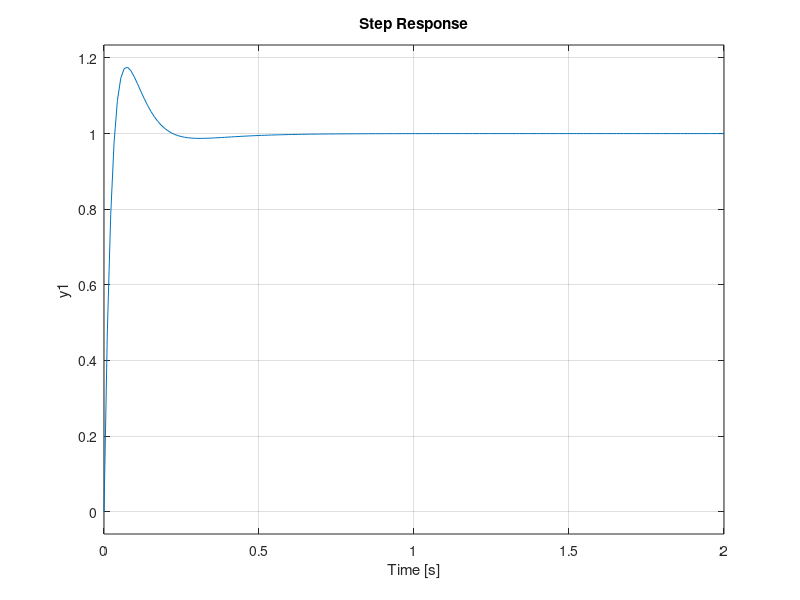
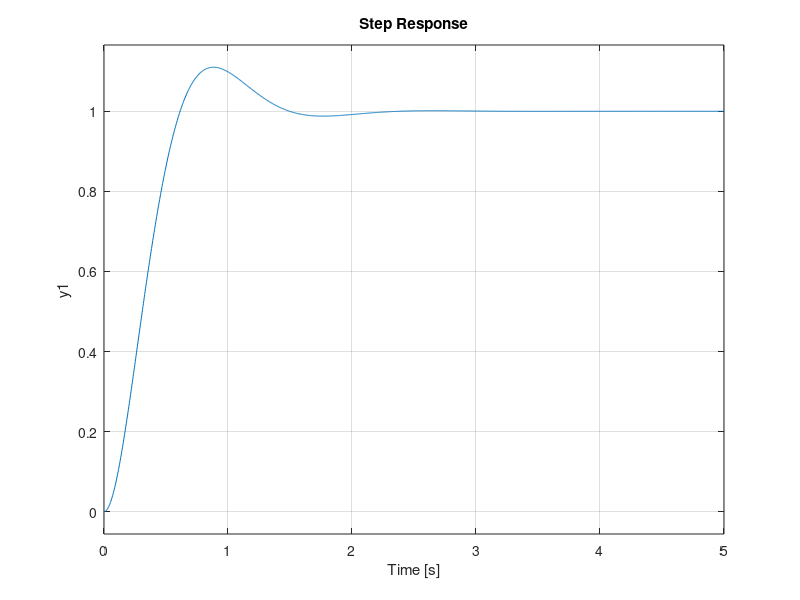
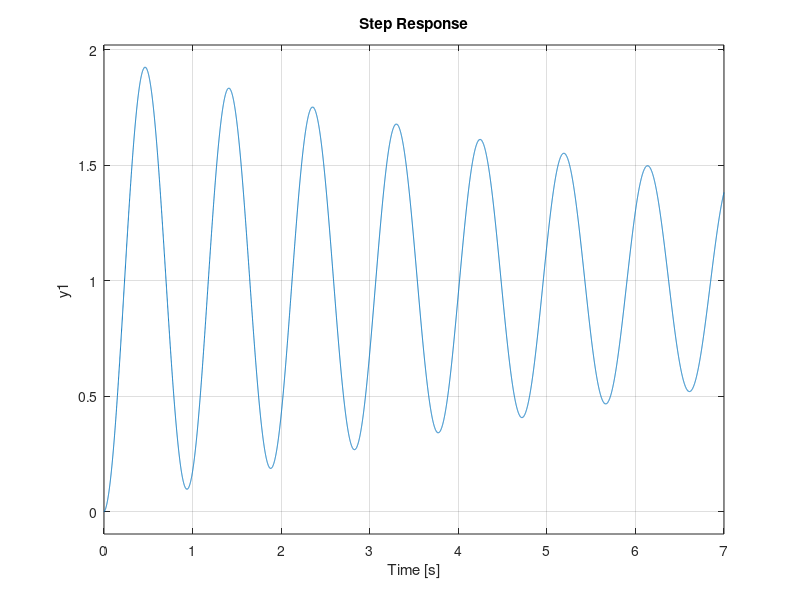
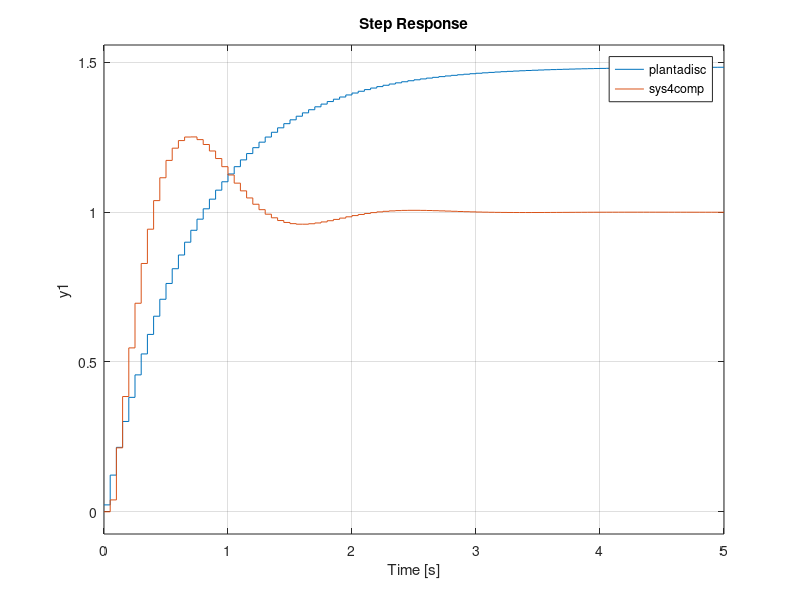

MATLAB code for these plots, in order:
clear all
close all
%% Implementacion pid analitico
Gs1=tf([1.151 0.1774],[1 0.739 0.921 0])
s=tf('s')
controladorPID=768.5725+(47.14*s)+(3418/s)
sistema1compensado=feedback(controladorPID*Gs1,1)
figure
step(sistema1compensado,2)
hold on
%% IMPLEMENTACION CONTROLADOR TRUXALL
Gs2=tf([-0.023 -2.092],[1 -1.408])
s=tf('s')
sensor=1/(s+20)
controlTruxal=18.91/...
    (Gs2*(s^2+5*s+18.91-((18.91)/(s+20))))
sistema2compensado=feedback(Gs2*controlTruxal,sensor)
figure
step(sistema2compensado)
%% Implementazion ziegler
proceso3=tf([-0.023 -2.092],[1 0 -1.408+2.05 0])
s=tf('s')
Kp=-3.6
ti=23.09
td=5.77
N=500
ziegler=Kp*(1+(1/(ti*s))+(td*(N/(1+(N/s)))))
sistema3compensado=feedback(proceso3*ziegler,1);
figure
step(sistema3compensado)
%% Controlador algebraico
plantadisc=tf([0.023 0.078],[1 -0.932],50*10^-3)
A=[0.932  0.075 0 0;-1.932 0.023 0.932  0.075;1  0  -1.932 0.023;0 0  1  0]
%deseada= (z^2 - 1.768 z + 0.8187)*z
D=[0;0.8187;-1.783;1]
incognitas=inv(A)*D
p0=incognitas(1)
q0=incognitas(2)
p1=incognitas(3)
q1=incognitas(4)
algebraico=tf([q1 q0],conv([p1 p0],[1 -1]),50*10^-3)%CON INTEGRADOR va aqui no en la planta
sys4comp=feedback(algebraico*plantadisc,1);
figure
step(plantadisc,sys4comp)
grid on

